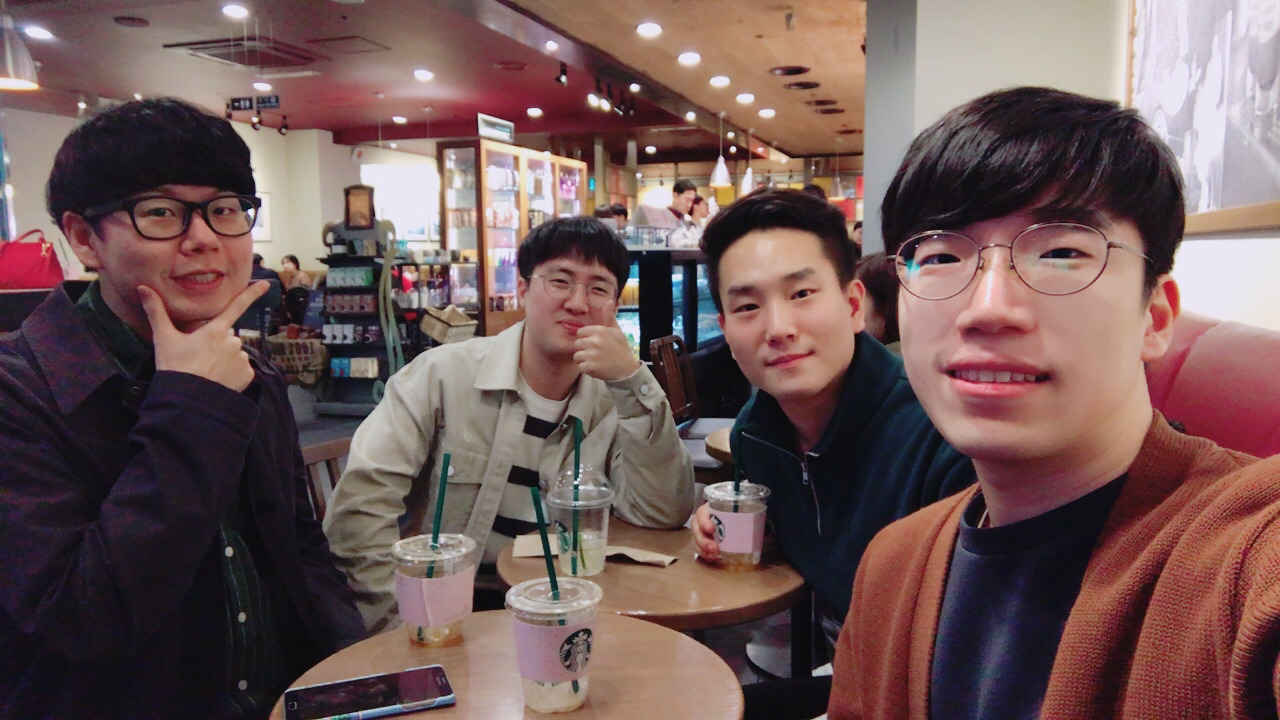
#> input picture test.jpg, 1280 x 720 px
$ python ocv-haar.py
#> lines starting #> are read from the running program, lines starting #| are printed output that depends on the picture; after the words box and inside, x2 and y2 are one past the last pixel; in counts of white or black regions, pixels touching at a corner belong together
from __future__ import print_function
import numpy as np
import cv2
import argparse

parser = argparse.ArgumentParser()
parser.add_argument('--with_draw', help='do draw?', default='True')
args = parser.parse_args()

detector_haar = cv2.CascadeClassifier('./models/haarcascade_frontalface_alt.xml')

bgr_img = cv2.imread('./test.jpg', 1)
#> bgr_img is the input picture: shape (720, 1280, 3); mean B, G, R 86.5, 87.5, 111.8
print (bgr_img.shape)
#| (720, 1280, 3)

### detection
list_time = []
for idx in range(10):
    gray_img = cv2.cvtColor(bgr_img, cv2.COLOR_BGR2GRAY)
    start = cv2.getTickCount()
    (h, w) = bgr_img.shape[:2]

    gray_img = cv2.resize(gray_img, None, fx=0.5, fy=0.5)
    bbs = detector_haar.detectMultiScale(gray_img, 1.1)

    time = (cv2.getTickCount() - start) / cv2.getTickFrequency() * 1000
    list_time.append(time)
#> this loop made 10 passes
#> pass 1, `gray_img = cv2.cvtColor(bgr_img, cv2.COLOR_BGR2GRAY)`:
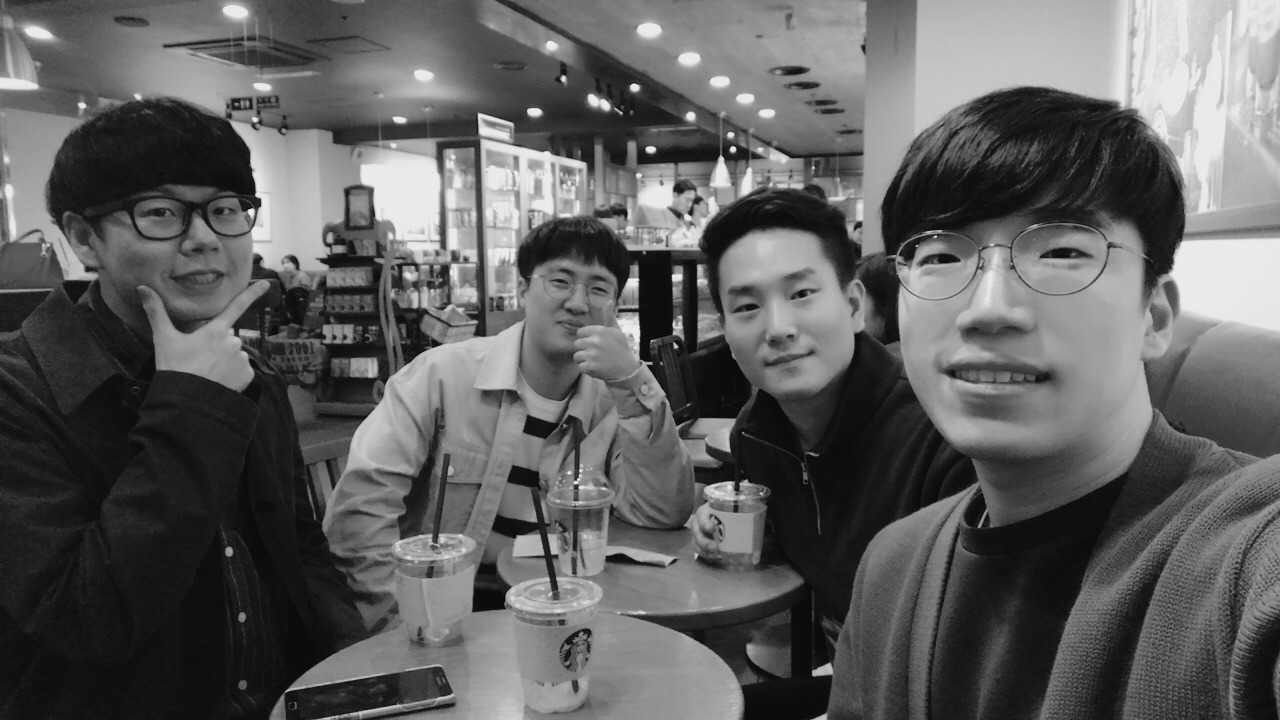
#> gray_img: shape (720, 1280); min 4, max 243, mean 94.6
#> after the loop, list_time = [181.4, 170.7, 170.8, 170, 170.6, 169.9, 170, 170.2, 169.8, 170]
    # print ('elapsed time: %.3fms'%time)

print ('ocv-haar average time: %.3f ms'%np.array(list_time[1:]).mean())
#| ocv-haar average time: 170.214 ms

### draw rectangle bbox
if args.with_draw == 'True':
    for bb in bbs:
        (l, t, w, h) = bb*2
        cv2.rectangle(bgr_img, (l, t), (l+w, t+h), (0, 255, 0), 2)
#> this loop made 3 passes
#> (bb, l, t, w, h) on passes 1 to 3: ([263, 122, 51, 51], 526, 244, 102, 102), ([349, 118, 78, 78], 698, 236, 156, 156), ([428, 72, 143, 143], 856, 144, 286, 286)
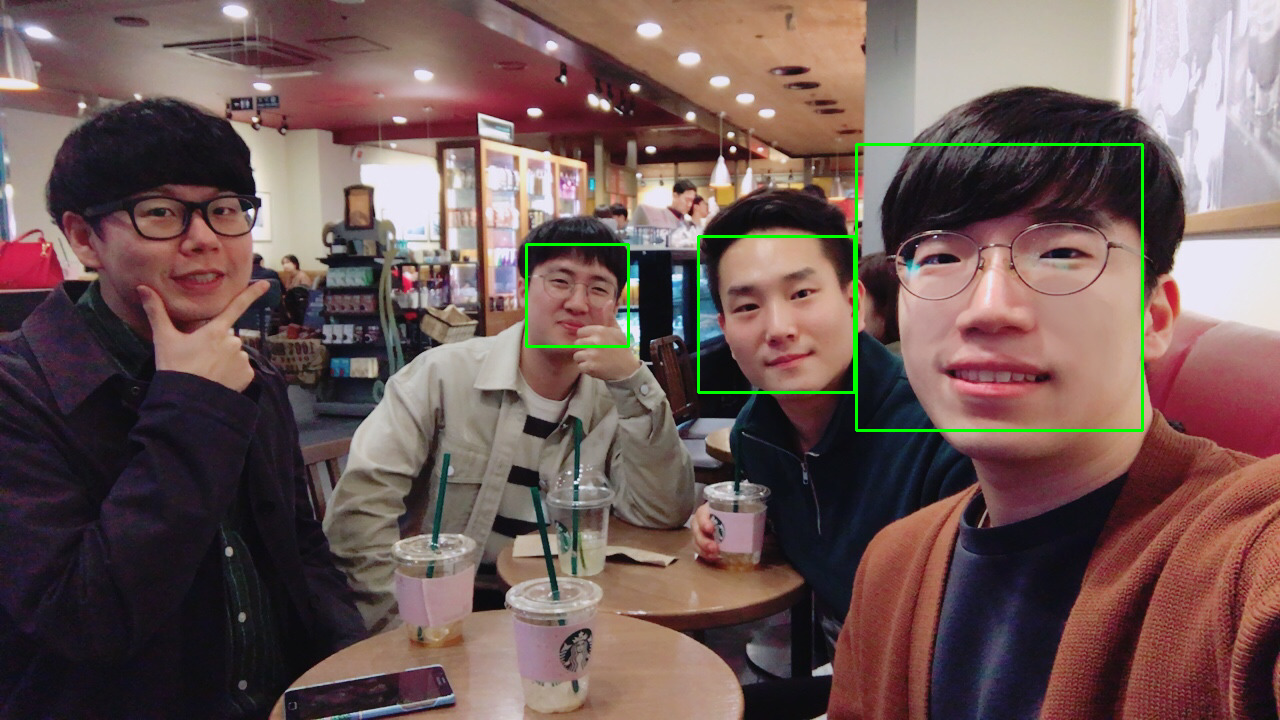
#> bgr_img: shape (720, 1280, 3); 0.69% of pixels changed, all inside (x1, y1, x2, y2) = (525, 143, 1144, 432)

    cv2.namedWindow('show', 0)
    cv2.imshow('show', bgr_img)
    cv2.waitKey()
